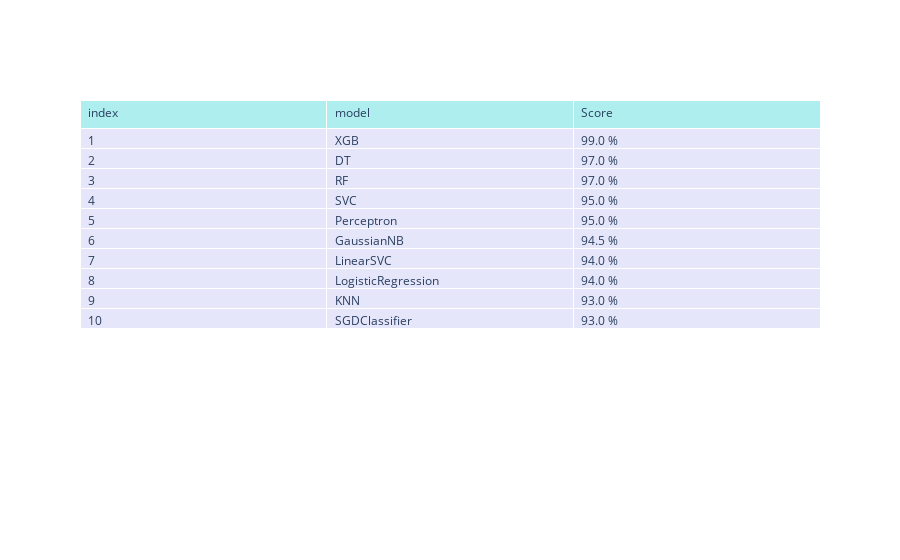

Notebook code for this chart:
### Code cell
mya.allam_create_table(models_acc)

### Figure 1 — Plotly figure (JSON) as saved in the notebook; plotly's stock layout.template omitted (floating-point values rounded to 4 significant figures)
{"data": [{"cells": {"align": "left", "fill": {"color": "lavender"}, "values": [[1, 2, 3, 4, 5, 6, 7, 8, 9, 10], ["XGB", "DT", "RF", "SVC", "Perceptron", "GaussianNB", "LinearSVC", "LogisticRegression", "KNN", "SGDClassifier"], ["99.0 %", "97.0 %", "97.0 %", "95.0 %", "95.0 %", "94.5 %", "94.0 %", "94.0 %", "93.0 %", "93.0 %"]]}, "header": {"align": "left", "fill": {"color": "paleturquoise"}, "values": ["index ", "model", "Score"]}, "type": "table"}], "layout": {}}
